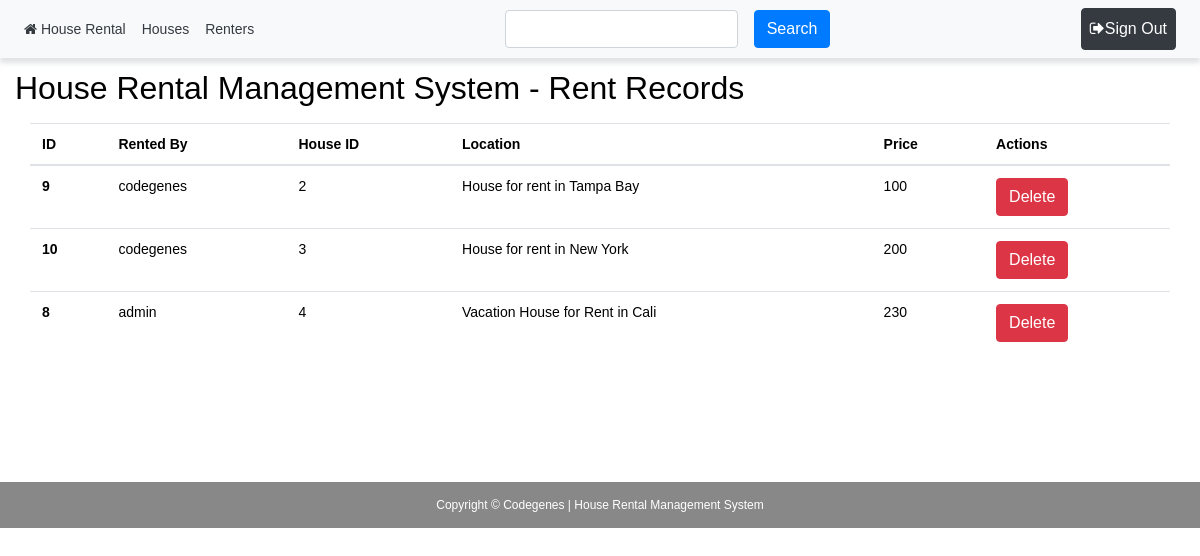
Page /components/record/view.php (signed in) on the committed database.
### tables this page shows
CREATE TABLE IF NOT EXISTS `records` (
  `id` int(11) NOT NULL AUTO_INCREMENT,
  `house_id` int(11) NOT NULL,
  `user_id` int(11) NOT NULL,
  `rented_at` timestamp NOT NULL DEFAULT CURRENT_TIMESTAMP,
  PRIMARY KEY (`id`),
  UNIQUE KEY `uq_user_house` (`user_id`,`house_id`)
);

CREATE TABLE IF NOT EXISTS `users` (
  `id` int(11) NOT NULL AUTO_INCREMENT,
  `name` varchar(255) NOT NULL,
  `email` varchar(255) NOT NULL,
  `password` varchar(255) NOT NULL,
  `type` varchar(20) NOT NULL DEFAULT 'renter',
  PRIMARY KEY (`id`)
);

CREATE TABLE IF NOT EXISTS `houses` (
  `id` int(11) NOT NULL AUTO_INCREMENT,
  `location` varchar(255) NOT NULL,
  `price` int(255) NOT NULL,
  `description` text NOT NULL,
  `image` varchar(255) NOT NULL,
  `owner` varchar(255) NOT NULL,
  `date_added` timestamp NOT NULL DEFAULT CURRENT_TIMESTAMP,
  PRIMARY KEY (`id`)
);

### components/record/view.php (the view, shortened to what this page needs)
<?php
$path = $_SERVER['DOCUMENT_ROOT'];
$path .= "/houserental/";
require_once($path . 'connect.php');
$ReadSql = "SELECT DISTINCT
	records.id as id,
	houses.id as houseId,
	houses.location as location,
	houses.price as price,
	users.name as name
	FROM records
	JOIN houses
	ON records.house_id = houses.id
	JOIN users
	ON records.user_id = users.id";
$res = mysqli_query($connection, $ReadSql);
?>
<?php require($path . 'templates/header.php') ?>
<div class="container-fluid my-4">
	<div class="row my-2">
		<h2>House Rental Management System - Rent Records</h2>
	</div>
	<table class="table ">
		<thead>
			<tr>
				<th>ID</th>
				<th>Rented By</th>
				<th>House ID</th>
				<th>Location</th>
				<th>Price</th>
				<th>Actions</th>
			</tr>
		</thead>
		<tbody>
			<?php
			while ($r = mysqli_fetch_assoc($res)) {
			?>
				<tr>
					<th scope="row"><?php echo $r['id']; ?></th>
					<td><?php echo $r['name']; ?></td>
					<td><?php echo $r['houseId']; ?></td>
					<td><?php echo $r['location']; ?></td>
					<td><?php echo $r['price']; ?></td>
					<td>
						<button type="button" class="btn btn-danger btn-xs" data-toggle="modal" data-target="#myModal<?php echo $r['id']; ?>">Delete</button>
					</td>
				</tr>
			<?php } ?>
		</tbody>
	</table>
</div>
<?php require($path . 'templates/footer.php') ?>

### css/style.css (style rules this page uses)
* { color: black; }
html, body { height: 100%; }

### templates/header.php (style rules this page uses)
body { font: 14px sans-serif; }

### rows in the picture
records: id "9", user.name "codegenes", house "2", house.location "House for rent in Tampa Bay", house.price "100"
records: id "10", user.name "codegenes", house "3", house.location "House for rent in New York", house.price "200"
records: id "8", user.name "admin", house "4", house.location "Vacation House for Rent in Cali", house.price "230"
